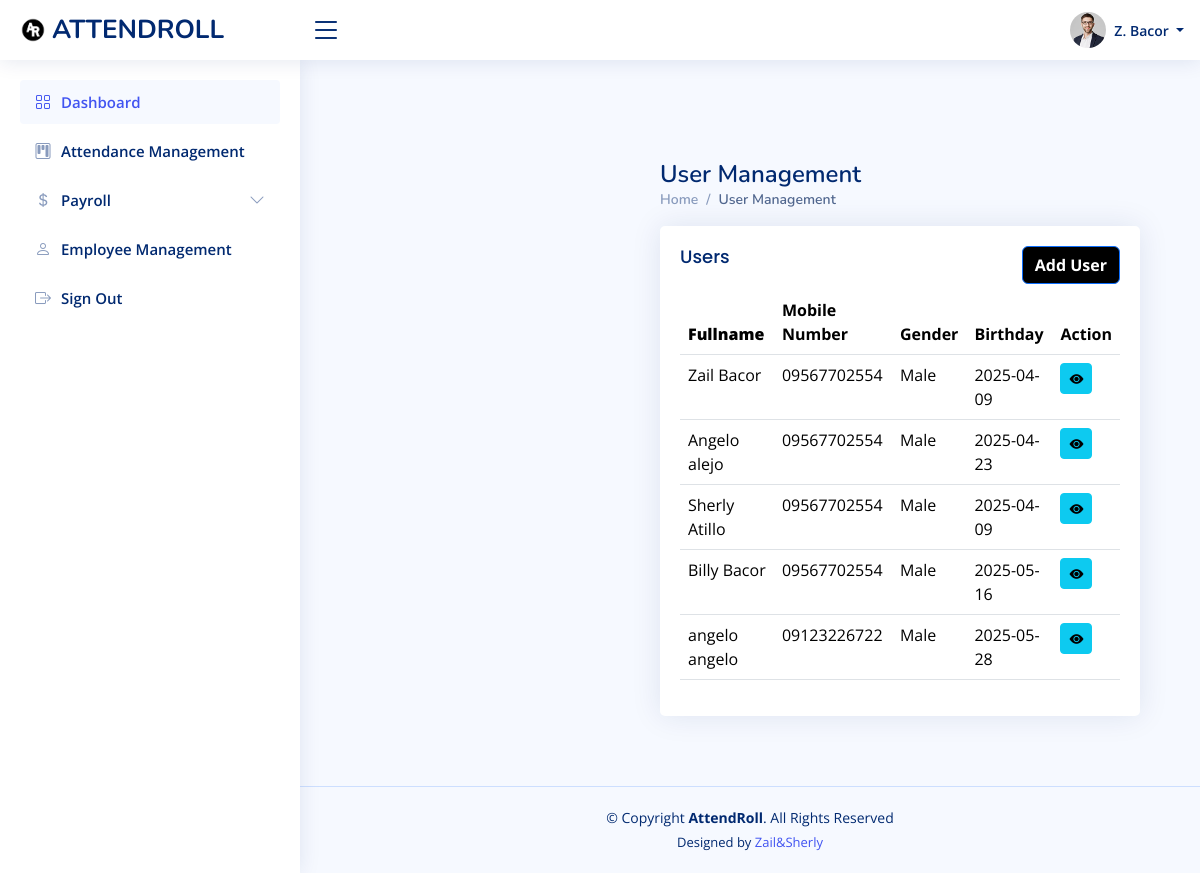
The app's page /front_end/admin/Users.php (signed in) with its own data.
### tables this page shows
CREATE TABLE `users` (
  `userId` int(11) NOT NULL,
  `firstName` varchar(255) NOT NULL,
  `lastName` varchar(255) NOT NULL,
  `email` varchar(255) NOT NULL,
  `password` varchar(255) NOT NULL,
  `phoneNumber` varchar(255) NOT NULL,
  `gender` enum('Male','Female') NOT NULL,
  `birthday` date NOT NULL,
  `verification` int(11) NOT NULL DEFAULT 0,
  `profilePicture` longblob DEFAULT NULL,
  `userRole` enum('admin','user') NOT NULL,
  `createdAt` timestamp NOT NULL DEFAULT current_timestamp()
);

### front_end/admin/Users.php (the view, shortened to what this page needs)
<?php
include("./includes/header.php");
include("./includes/topbar.php");
include("./includes/sidebar.php");
include("../../dB/config.php");
?>
<main id="main" class="main">
  <div class="pagetitle">
    <h1>User Management</h1>
    <nav>
      <ol class="breadcrumb">
        <li class="breadcrumb-item"><a href="index.php">Home</a></li>
        <li class="breadcrumb-item active">User Management</li>
      </ol>
    </nav>
  </div>
  <section class="section">
    <div class="row">
      <div class="col-lg-12">
        <div class="card">
          <div class="card-body">
            <button class="btn btn-primary" style="float: right; margin-top: 20px; background-color: black;">
              <a href="../../register.php" style="color: white; text-decoration: none;"><b>Add User</b></a>
            </button>
            <h5 class="card-title">Users</h5>
            <table class="table datatable">
              <thead>
                <tr>
                  <th><b>Fullname</b></th>
                  <th>Mobile Number</th>
                  <th>Gender</th>
                  <th data-type="date" data-format="YYYY/DD/MM">Birthday</th>
                  <th>Action</th>
                </tr>
              </thead>
              <tbody>
              <?php
                  $query = "SELECT `firstName`, `lastName`, `phoneNumber`, `gender`, `birthday`, `userId` FROM `users`";
                  $query_run = mysqli_query($conn, $query);
                  if (mysqli_num_rows($query_run) > 0) {
                      while ($row = mysqli_fetch_assoc($query_run)) {
                          ?>
                          <tr>
                              <td><?php echo $row['firstName'] . " " . $row['lastName']; ?></td>
                              <td><?php echo $row['phoneNumber']; ?></td>
                              <td><?php echo $row['gender']; ?></td>
                              <td><?php echo $row['birthday']; ?></td>
                              <td>
                                <a href="view_user.php?id=<?php echo $row['userId']; ?>" class="btn btn-sm btn-info">
                                  <i class="bi bi-eye-fill"></i>
                                </a>
                              </td>
                          </tr>
                          <?php
                      }
                  } else {
                      echo "<tr><td colspan='5' class='text-center'>No users found</td></tr>";
                  }
              ?>
              </tbody>
            </table>
          </div>
        </div>
      </div>
    </div>
  </section>
</main>
<?php include("./includes/footer.php"); ?>

### assets/css/style.css (style rules this page uses)
:root { scroll-behavior: smooth; }
body { font-family: "Open Sans", sans-serif; background: #f6f9ff; color: #444444; }
a { color: #4154f1; text-decoration: none; }
h1, h2, h3, h4, h5, h6 { font-family: "Nunito", sans-serif; }
#main { margin-top: 60px; padding: 20px 30px; transition: all 0.3s; }
.pagetitle { margin-bottom: 10px; }
.pagetitle h1 { font-size: 24px; margin-bottom: 0; font-weight: 600; color: #012970; }
.card { margin-bottom: 30px; border: none; border-radius: 5px; box-shadow: 0px 0 30px rgba(1, 41, 112, 0.1); }
.card-title { padding: 20px 0 15px 0; font-size: 18px; font-weight: 500; color: #012970; font-family: "Poppins", sans-serif; }
.card-body { padding: 0 20px 20px 20px; }
.breadcrumb { font-size: 14px; font-family: "Nunito", sans-serif; color: #899bbd; font-weight: 600; }
.breadcrumb a { color: #899bbd; transition: 0.3s; }
.breadcrumb .breadcrumb-item::before { color: #899bbd; }
.breadcrumb .active { color: #51678f; font-weight: 600; }
@media (min-width: 1200px) { #main, #footer { margin-left: 300px; } }

### records on screen
users: firstName "Zail", lastName "Bacor", phoneNumber "09567702554", gender "Male", birthday "2025-04-09"
users: firstName "Angelo", lastName "alejo", phoneNumber "09567702554", gender "Male", birthday "2025-04-23"
users: firstName "Sherly", lastName "Atillo", phoneNumber "09567702554", gender "Male", birthday "2025-04-09"
users: firstName "Billy", lastName "Bacor", phoneNumber "09567702554", gender "Male", birthday "2025-05-16"
users: firstName "angelo", lastName "angelo", phoneNumber "09123226722", gender "Male", birthday "2025-05-28"

### other values on screen
substr($firstName, 0, 1) "Z"
$lastName "Bacor"
